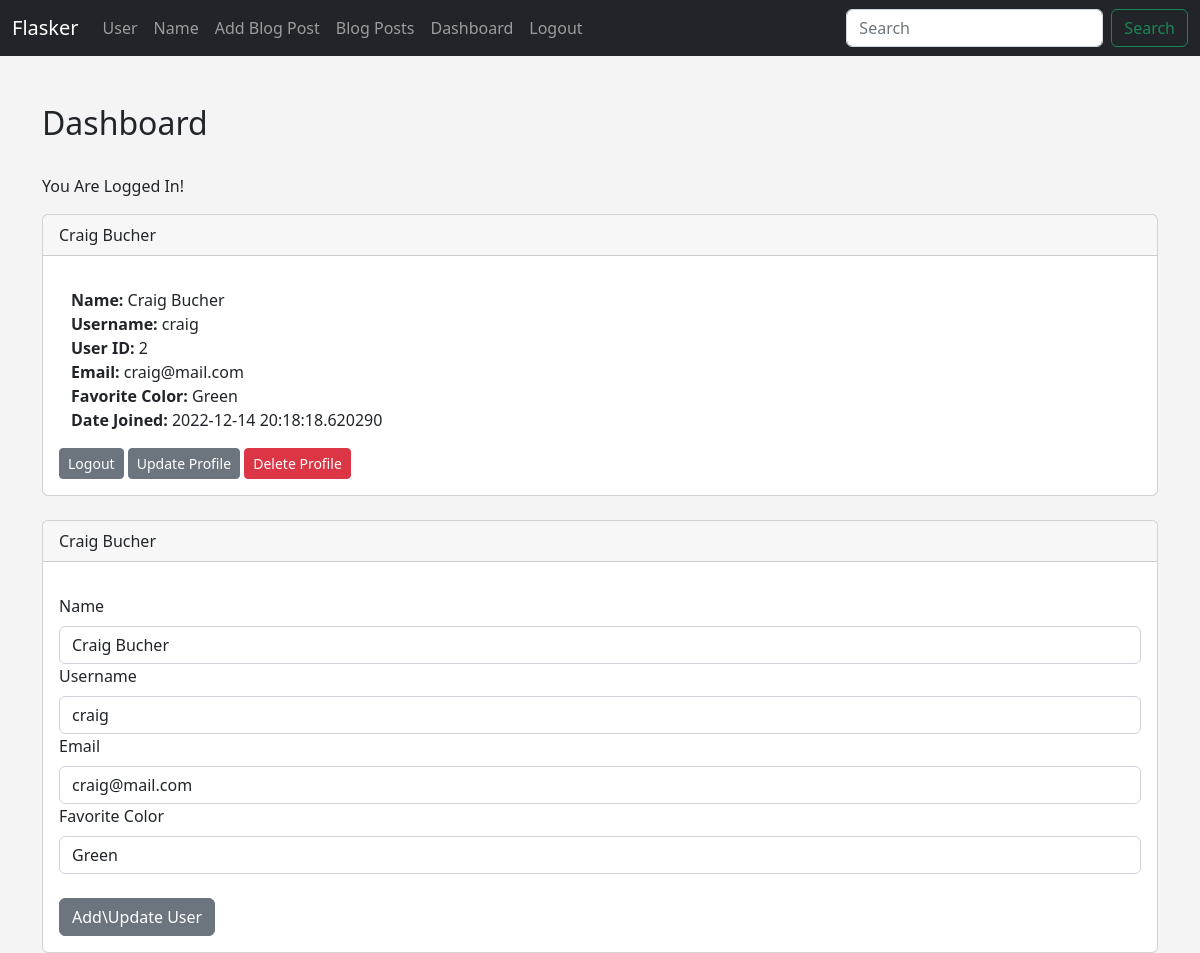
Before: /dashboard (signed in) with the older database file.
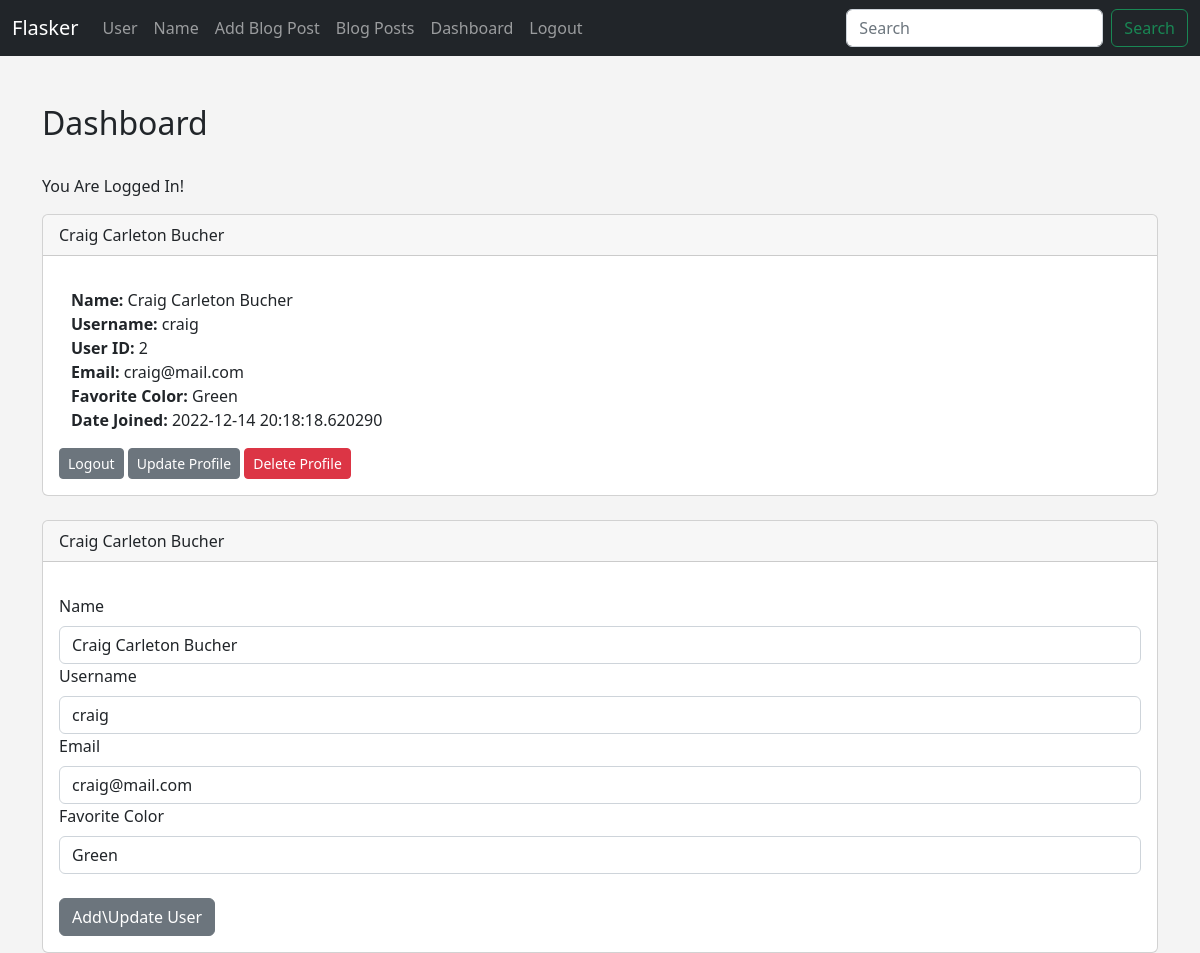
After: the same page with the newer database file.
### models.py (models this page shows, shortened)
class Users(db.Model, UserMixin):
    id = db.Column(db.Integer, primary_key=True) # gets assigned automatically, since primary key
    username = db.Column(db.String(20), nullable=False)
    name = db.Column(db.String(200), nullable=False) # max length=200, cannot be blank
    email = db.Column(db.String(120), nullable=False, unique=True) # must be unique
    date_added = db.Column(db.DateTime, default=datetime.utcnow)
    favorite_color = db.Column(db.String(120))
    password_hash = db.Column(db.String(128))
    @property
    def password(self):
        raise AttributeError('Password is not a readable attribute!') # shows error if something goes wrong

### hello.py (the view)
@app.route('/dashboard', methods=['GET', 'POST'])
@login_required
def dashboard():
    form = UserForm()
    id = current_user.id # have to designate, since wasn't passed in URL
    name_to_update = Users.query.get_or_404(id)
    if request.method == 'POST':
        name_to_update.name = request.form['name']
        name_to_update.email = request.form['email']
        name_to_update.favorite_color = request.form['favorite_color']
        name_to_update.username = request.form['username']
        try:
            db.session.commit() # commits current values (from form) to DB
            flash('User Update Successful!')
            return render_template('dashboard.html', form=form, name_to_update=name_to_update)
        except:
            flash('Error - Update Unsuccessful!')
            return render_template('dashboard.html', form=form, name_to_update=name_to_update)
    else:
        return render_template('dashboard.html', form=form, name_to_update=name_to_update, id=id)

### forms.py
class UserForm(FlaskForm):
    name = StringField('Name', validators=[DataRequired()])
    username = StringField('Username', validators=[DataRequired()])
    email = StringField('Email', validators=[DataRequired()])
    favorite_color = StringField('Favorite Color')
    password_hash = PasswordField('Password', validators=[DataRequired(), EqualTo('password_hash2')])
    password_hash2 = PasswordField('Confirm Password', validators=[DataRequired()])
    submit = SubmitField('Add\\Update User') # 'submit' button

### hello.py (called while the page is built)
@login_manager.user_loader
def load_user(user_id):
    return Users.query.get(int(user_id))

### templates/dashboard.html (shortened to what this page needs)
{% extends 'base.html' %}
{% block content %}
<h2>Dashboard</h2>
<br/>
<p>You Are Logged In!</p>
<div class="card">
    <div class="card-header">
      {{ current_user.name }}
    </div>
    <div class="card-body">
    <p class="card-text">
  <div class="container">
      <div class="row">
          <div class="col-8">
            <strong>Name: </strong>{{ current_user.name }}<br/>
            <strong>Username: </strong>{{ current_user.username }}<br/>
            <strong>User ID: </strong>{{ current_user.id }}<br/>
            <strong>Email: </strong>{{ current_user.email }}<br/>
            <strong>Favorite Color: </strong>{{ current_user.favorite_color }}<br/>
            <strong>Date Joined: </strong>{{ current_user.date_added }}<br/>
          </p>
      </div>
    </div>
</div>
<a href="{{ url_for('logout') }}" class="btn btn-secondary btn-sm">Logout</a>
<a href="{{ url_for('update', id=current_user.id) }}" class="btn btn-secondary btn-sm">Update Profile</a>
<a href="{{ url_for('delete', id=current_user.id) }}" class="btn btn-danger btn-sm">Delete Profile</a>
</div><br/>
<div class="card">
  <div class="card-header">
    {{ current_user.name }}
  </div>
  <div class="card-body">
  <p class="card-text">
    <form method="POST" action="/dashboard">
      {{ form.name.label(class="form-label") }}
      {{ form.name(class="form-control", value=current_user.name) }}
      {{ form.username.label(class="form-label") }}
      {{ form.username(class="form-control", value=current_user.username) }}
      {{ form.email.label(class="form-label") }}
      {{ form.email(class="form-control", value=current_user.email) }}
      {{ form.favorite_color.label(class="form-label") }}
      {{ form.favorite_color(class="form-control", value=current_user.favorite_color) }}
      <br/>
      {{ form.submit(class="btn btn-secondary") }}
  </form>
{% endblock %}

Changed rows visible on the page:
changed Users "craig": name "Craig Bucher" → "Craig Carleton Bucher"
